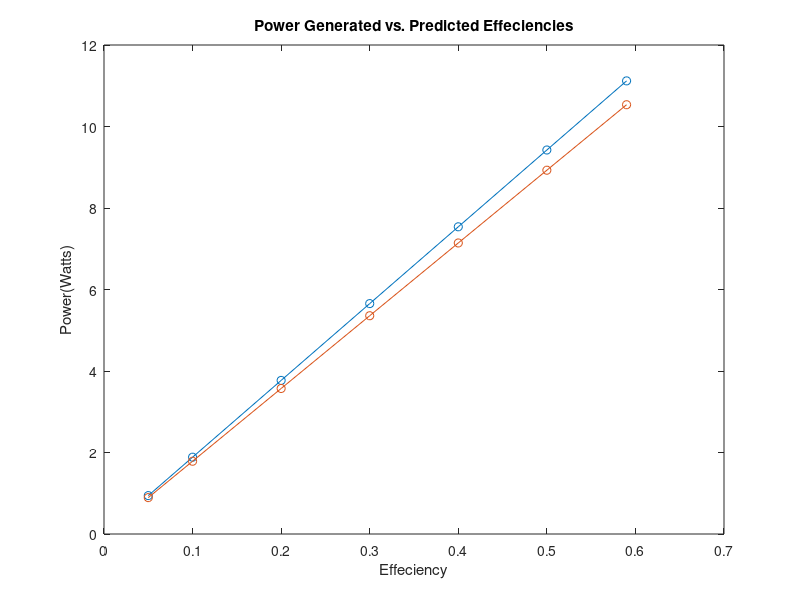
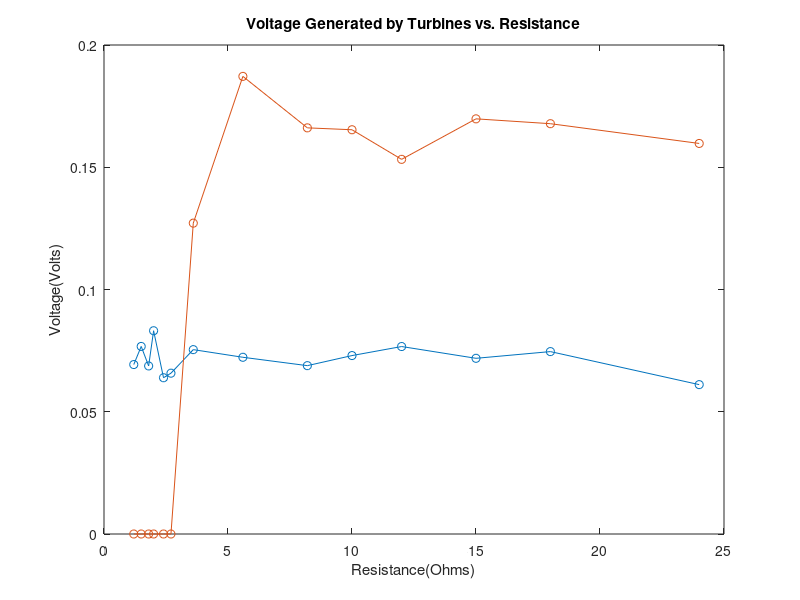
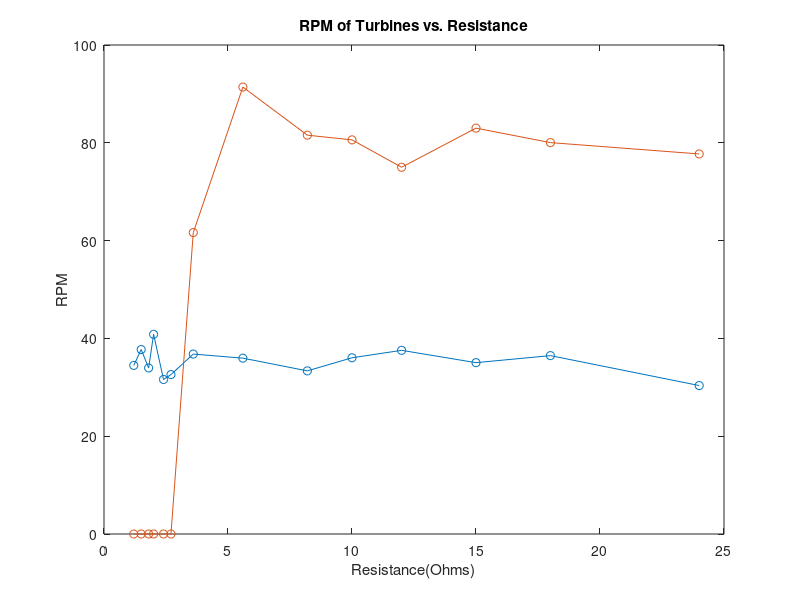
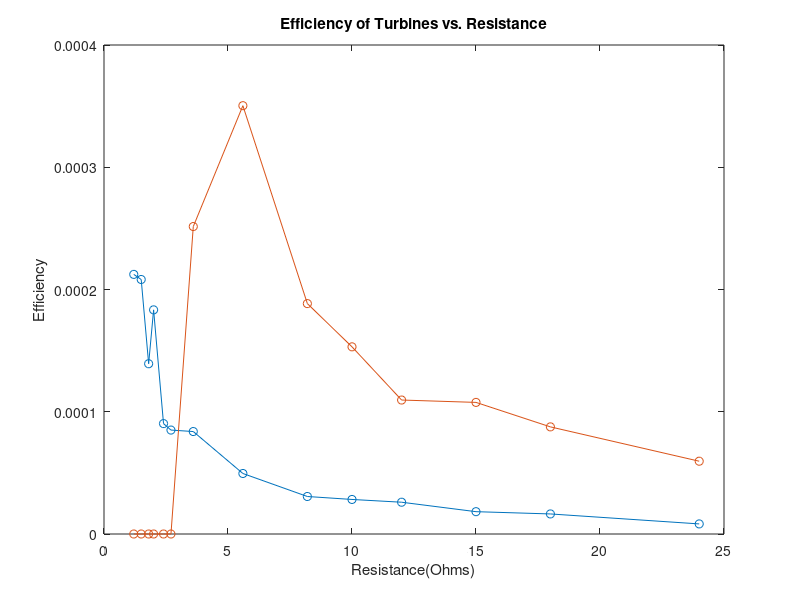

These figures' MATLAB source, in order:
%This program derives the average voltage, rpm, and efficiency of both turbines at each resistance, and plots them in 
%order to possibly reveal significant trends between resistance and the different variables, and to compare the 
%performances of the turbines side by side.
close all
clear all
clc

velocity= 5; %enter wind velocity of fan in m/s
sweptA= 0.245161; %enter swept area of angel turbine
sweptH= 0.232258; %enter swept area of horse turbine

avaPowA=1/2*1.23*sweptA*velocity^3;%avalible power for angel turbine
avaPowH=1/2*1.23*sweptH*velocity^3;%avalible power for horse turbine

E = [.05, .1, .2, .3, .4, .5, .59]; %vector of predicted effeciencies
prePowA=[];%stores predicted power values
prePowH=[];
n=1;
while(n<=length(E))%fills in predicted power values
    prePowA(n)=(avaPowA*E(n));
    prePowH(n)=(avaPowH*E(n));
    n=n+1;
end

%plots predicted data
plot(E, prePowA, '-o');
hold on
plot(E, prePowH, '-o');
xlabel('Effeciency');
ylabel('Power(Watts)');
title('Power Generated vs. Predicted Effeciencies');
hold off

R = [1.2, 1.5, 1.8, 2, 2.4, 2.7, 3.6, 5.6, 8.2, 10, 12, 15, 18, 24]; %creates a vector of all the different resistance values
AngelData = load('AngelTestData.csv');
HorseData = load('HorseTestData.csv');
%creates vectors of the Voltage values for the Angel model corresponding
%with each resistance value
VmeanA=[];%angel voltage
VmeanH=[];%horse voltage
RmeanA=[];%angel rpm
RmeanH=[];%horse rpm
powA=[];%angel efficiency
powH=[];%horse efficiency
maxPowA=0;%stores max power generated by angel
maxPowH=0;%stores max power generated by horse
goodResA=0;%stores best resistance for power generation from Angel
goodResH=0;%stores best resistance for power generation from Horse
n=1;
I1=1;
I2=25;
while(n<=14)%Fills Arrays
	VmeanA(n)=mean(AngelData(I1:I2, 2));
	RmeanA(n)=mean(AngelData(I1:I2, 3));
	VmeanH(n)=mean(HorseData(I1:I2, 2));
	RmeanH(n)=mean(HorseData(I1:I2, 3));
    powA(n)=(VmeanA(n))^2/R(n)/(avaPowA);%voltage^2/resistance/avalible power=effeciency
    powH(n)=(VmeanH(n))^2/R(n)/(avaPowH);
    if powA(n)>maxPowA%finds max power generated
        maxPowA=powA(n)*avaPowA;
        goodResA = R(n);
    end
    if powH(n)>maxPowH
        maxPowH=powH(n)*avaPowH;
        goodResH = R(n);
    end
	I1=I1+25;%Resistance changes every 25 readings
	I2=I2+25;
	n=n+1;
end

%plots nessesary recorded data
figure
plot(R, VmeanA, '-o');
hold on
plot(R, VmeanH, '-o');
xlabel('Resistance(Ohms)');
ylabel('Voltage(Volts)');
title('Voltage Generated by Turbines vs. Resistance');
hold off
 
figure
plot(R, RmeanA, '-o');
hold on
plot(R, RmeanH, '-o');
xlabel('Resistance(Ohms)');
ylabel('RPM');
title('RPM of Turbines vs. Resistance');
hold off
 
figure
plot(R, powA, '-o');
hold on
plot(R, powH, '-o');
xlabel('Resistance(Ohms)');
ylabel('Efficiency');
title('Efficiency of Turbines vs. Resistance');
hold off

figure
plot(R, powA*(avaPowA), '-o');
hold on
plot(R, powH*(avaPowH), '-o');
xlabel('Resistance(Ohms)');
ylabel('Power(Watts)');
title('Power Generated by Turbines vs. Resistance');
hold off

%displays avalible power and max power generated at specified resistance
display('Avalible power from the wind for the Angel Turbine: ')
fprintf('%.4f watts.\n',avaPowA)
display('Max power generated by Angel Turbine: ')
fprintf('%.4f watts at %.2f ohms .\n',maxPowA, goodResA)
display('Avalible power from the wind for Horse Turbine: ')
fprintf('%.4f watts.\n',avaPowH)
display('Max power generated by Horse Turbine: ')
fprintf('%.4f watts at %.2f ohms.\n',maxPowH, goodResH)
